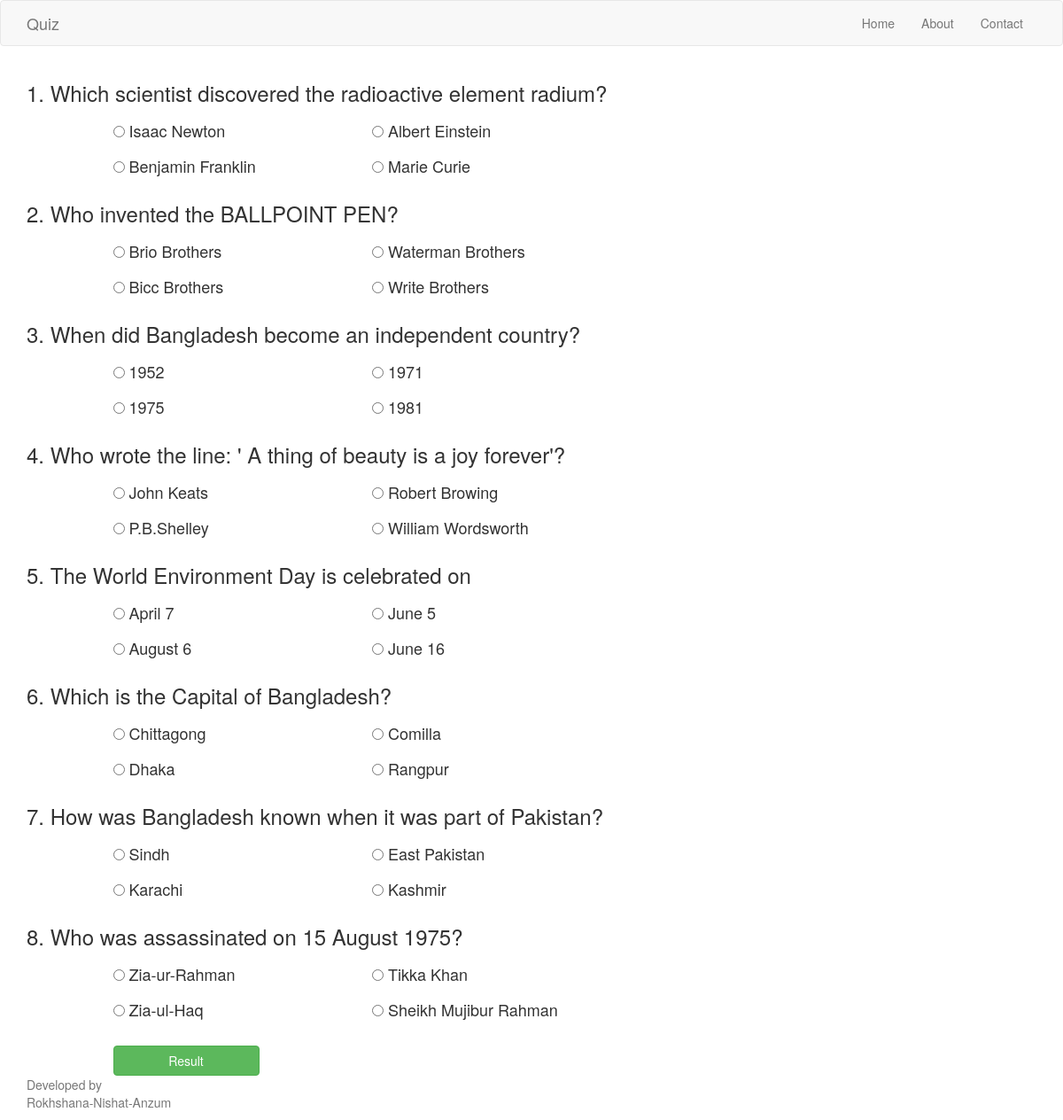
Screenshot of /quiz/generalknowledge with the database file from the repository.
### quiz/models.py (models this page shows, shortened)
class Questions(models.Model):
    CAT_CHOICES = (
    ('sports','1.Sports'),
    ('movies','2.Movies'),
    ('maths','3.Maths'),
    ('generalknowledge','4.GeneralKnowledge')
    )
    question = models.CharField(max_length = 250)
    optiona = models.CharField(max_length = 100)
    optionb = models.CharField(max_length = 100)
    optionc = models.CharField(max_length = 100)
    optiond = models.CharField(max_length = 100)
    answer = models.CharField(max_length = 100)
    catagory = models.CharField(max_length=20, choices = CAT_CHOICES)
    class Meta:
        ordering = ('-catagory',)

### quiz/views.py (the view)
# urls.py: url(r'^(?P<choice>[\w]+)', views.questions, name = 'questions'),
def questions(request , choice):
    print(choice)
    ques = Questions.objects.filter(catagory__exact = choice)
    return render(request,
        'quiz/questions.html',
        {'ques':ques})

### quiz/templates/quiz/questions.html (shortened to what this page needs)
{% extends "base.html" %}
{% block content%}
<form action="./result" method="post">
  {% for que in ques %}
  <div class="row">
    <div class="col-md-10">
      <h3>{{ forloop.counter }}. {{ que.question }}</h3>
    </div>
  </div>
  <div class="row">
    <div class="col-md-1"></div>
    <div class="col-md-3">
      <h4>
      <input type="radio" name="{{ que.id }}" value="{{ que.optiona }}">
      {{ que.optiona }}
    </h4>
    </div>
    <div class="col-md-3">
      <h4>
      <input type="radio" name="{{ que.id }}" value="{{ que.optionb }}">
      {{ que.optionb }}
    </h4>
    </div>
  </div>
  <div class="row">
    <div class="col-md-1"></div>
    <div class="col-md-3">
      <h4>
      <input type="radio" name="{{ que.id }}" value="{{ que.optionc }}">
      {{ que.optionc }}
    </h4>
    </div>
    <div class="col-md-3">
      <h4>
      <input class="form_control" type="radio" name="{{ que.id }}" value="{{ que.optiond }}">
      {{ que.optiond }}
    </h4>
    </div>
  </div>
  {% endfor %}
  <br>
  <div class="row">
    <div class="col-md-1">
    </div>
    <div class="col-xs-2">
      <button type="submit" class="btn btn-block btn-success btn-md">Result</button>
    </div>
  </div>
</form>
{% endblock %}

### quiz/static/mystyle.css (style rules this page uses)
html { position: relative; min-height: 100%; }
body { margin-bottom: 50px; }

### rows the page displays
Questions: question "Which scientist discovered the radioactive element radium?", optiona "Isaac Newton", optionb "Albert Einstein", optionc "Benjamin Franklin", optiond "Marie Curie"
Questions: question "Who invented the BALLPOINT PEN?", optiona "Brio Brothers", optionb "Waterman Brothers", optionc "Bicc Brothers", optiond "Write Brothers"
Questions: question "When did Bangladesh become an independent country?", optiona "1952", optionb "1971", optionc "1975", optiond "1981"
Questions: question "Who wrote the line: ' A thing of beauty is a joy forever'?", optiona "John Keats", optionb "Robert Browing", optionc "P.B.Shelley", optiond "William Wordsworth"
Questions: question "The World Environment Day is celebrated on", optiona "April 7", optionb "June 5", optionc "August 6", optiond "June 16"
Questions: question "Which is the Capital of Bangladesh?", optiona "Chittagong", optionb "Comilla", optionc "Dhaka", optiond "Rangpur"
Questions: question "How was Bangladesh known when it was part of Pakistan?", optiona "Sindh", optionb "East Pakistan", optionc "Karachi", optiond "Kashmir"
Questions: question "Who was assassinated on 15 August 1975?", optiona "Zia-ur-Rahman", optionb "Tikka Khan", optionc "Zia-ul-Haq", optiond "Sheikh Mujibur Rahman"
